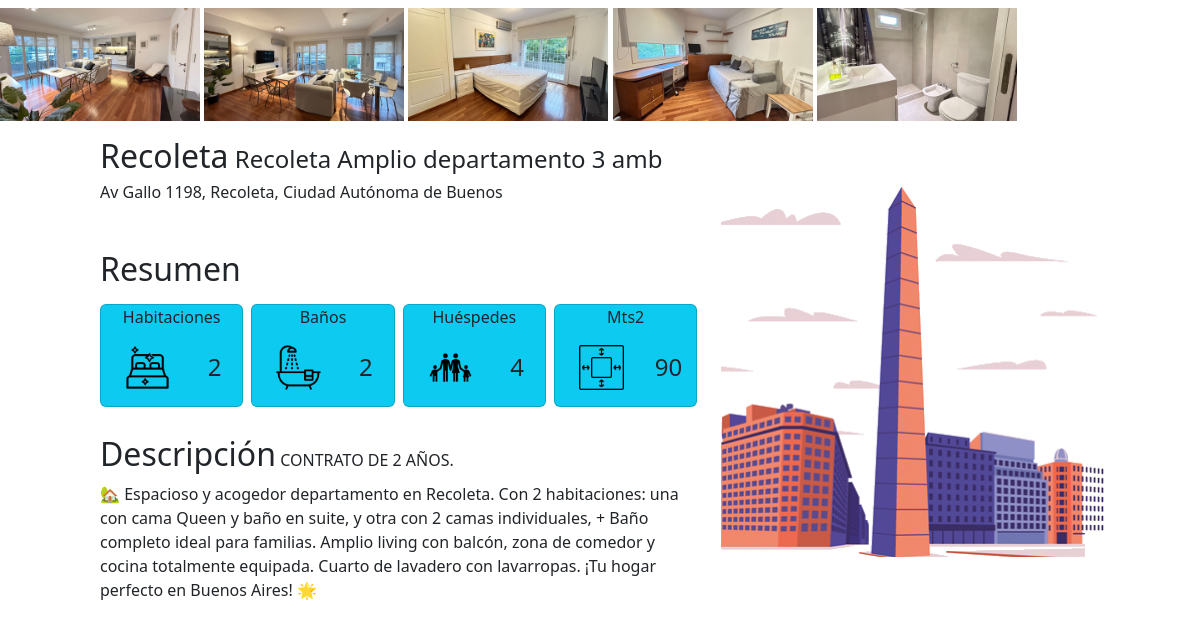
The page /departamento/1 on the database as committed earlier.
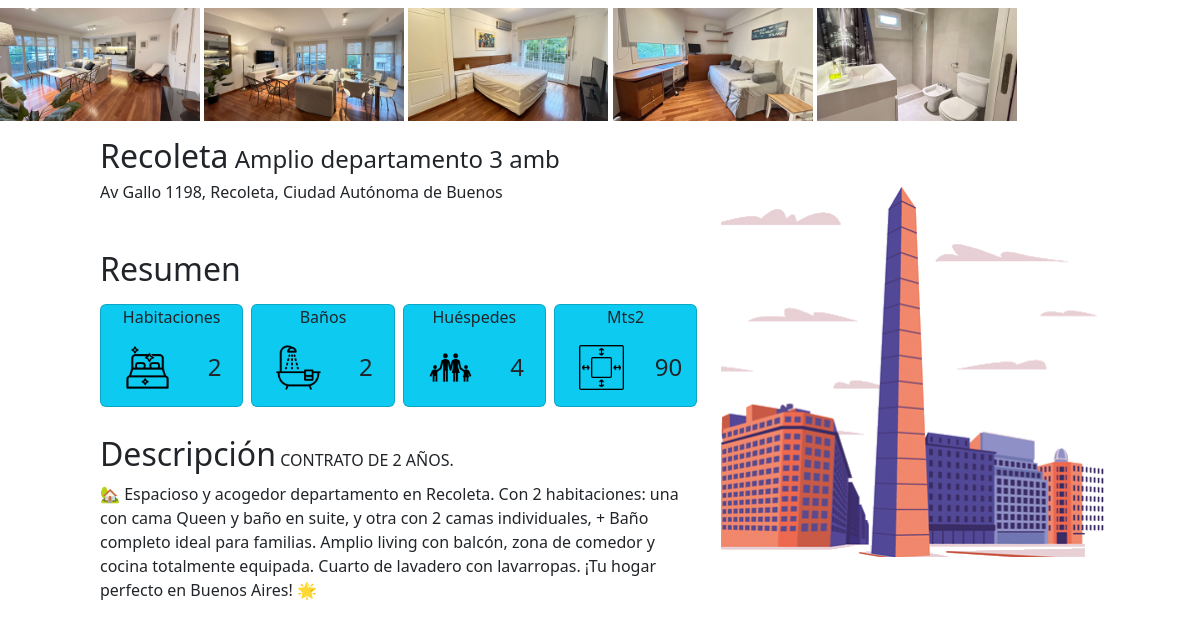
The same page on the database as committed later.
### departamentos/models.py (models this page shows, shortened)
class Departamento(models.Model):
    titulo1       = models.CharField(max_length=50)
    titulo2       = models.CharField(max_length=50)
    direccion     = models.CharField(max_length=50)
    descripcion1  = models.TextField(null=True)
    descripcion2  = models.TextField(null=True)
    precio        = models.IntegerField()
    habitaciones  = models.IntegerField()
    banios        = models.IntegerField()
    huespedes     = models.IntegerField()
    area          = models.IntegerField()
    clave         = models.CharField(max_length=20, null=True)
    barrio        = models.ForeignKey(Barrio, on_delete=models.PROTECT)
    moneda        = models.ForeignKey(Moneda, on_delete=models.PROTECT, null=True )

class Barrio(models.Model):
    nombre = models.CharField(max_length=30)
    def __str__(self):
        return self.nombre

### departamentos/views.py (the view)
# urls.py: path("departamento/<pk>", views.DepartamentoDetailView.as_view(), name="Departamento"),
class DepartamentoDetailView(DetailView):
    model = Departamento
    template_name = 'departamentos/departamento.html'

### departamentos/templates/departamentos/departamento.html (shortened to what this page needs)
{% extends 'base/base.html' %}
{% load static %}
{% block contenido %}
<div class="contenedor-departamentos">
    <div class="">
        {% for i in object.imagenes.all %}
            <img src="{{ i.imagen.url }}" alt="" width="200">
        {% endfor %}
    </div>
</div>
<div class="container col-10 mt-3">
    <div class="row">
        <div class="col-lg-7">
            <div>
                <h2>{{ object.barrio }}<span class="h4 fw-lighter"> {{object.titulo2}}</span></h2>
                <p class="h6 fw-lighter mb-5">{{ object.direccion }}</p>
            </div>
            <div class="row gx-2 mt-4">
                <h2 class='mb-3'>Resumen</h2>
                <div class="col-sm pb-1">
                    <div class="card bg-info">
                        <p class="fw-lighter text-center">Habitaciones</p>
                        <div class="row">
                            <div class="col-5">
                                <img class="float-end pb-3" src="{% static 'departamentos/img/iconos/dormitorio.png'%}" alt="" width="45px">
                            </div>
                            <div class="col-3">
                                <p class="h4 text-center mt-2">{{ object.habitaciones }}</p>
                            </div>
                        </div>
                    </div>
                </div>
                <div class="col-sm pb-1">
                    <div class="card bg-info">
                        <p class="fw-lighter text-center">Baños</p>
                        <div class="row">
                            <div class="col-5">
                                <img class="float-end pb-3" src="{% static 'departamentos/img/iconos/banio.png'%}" alt="" width="45px">
                            </div>
                            <div class="col-3">
                                <p class="h4 text-center mt-2">{{ object.banios }}</p>
                            </div>
                        </div>
                    </div>
                </div>
                <div class="col-sm pb-1">
                    <div class="card bg-info">
                        <p class="fw-lighter text-center">Huéspedes</p>
                        <div class="row">
                            <div class="col-5">
                                <img class="float-end pb-3" src="{% static 'departamentos/img/iconos/personas.webp'%}" alt="" width="45px">
                            </div>
                            <div class="col-3">
                                <p class="h4 text-center mt-2">{{ object.huespedes }}</p>
                            </div>
                        </div>
                    </div>
                </div>
                <div class="col-sm pb-1">
                    <div class="card bg-info">
                        <p class="fw-lighter text-center">Mts2</p>
                        <div class="row">
                            <div class="col-5">
                                <img class="float-end pb-3" src="{% static 'departamentos/img/iconos/mts2.webp'%}" alt="" width="45px">
                            </div>
                            <div class="col-3">
                                <p class="h4 text-center mt-2 px-0">{{ object.area }}</p>
                            </div>
                        </div>
                    </div>
                </div>
            </div>
            <div class="pt-4">
                <h2>Descripción<span class="h6 fw-lighter"> CONTRATO DE 2 AÑOS.</span></h2>
                <p>{{ object.descripcion2 }}</p>
            </div>
        </div>
        <div class="col-lg-4">
            <div>
                <img class="mx-auto d-block pt-5" src="{% static 'departamentos/img/iconos/obelisco.png'%}" alt="instagram" width="400px">
            </div>
        </div>
    </div>
</div>
{%endblock%}

Rows that differ between the two databases and show on the page:
changed Departamento "Av Gallo 1198, Recoleta, Ciudad Autónoma de Buenos": titulo2 "Recoleta Amplio departamento 3 amb" → "Amplio departamento 3 amb"
